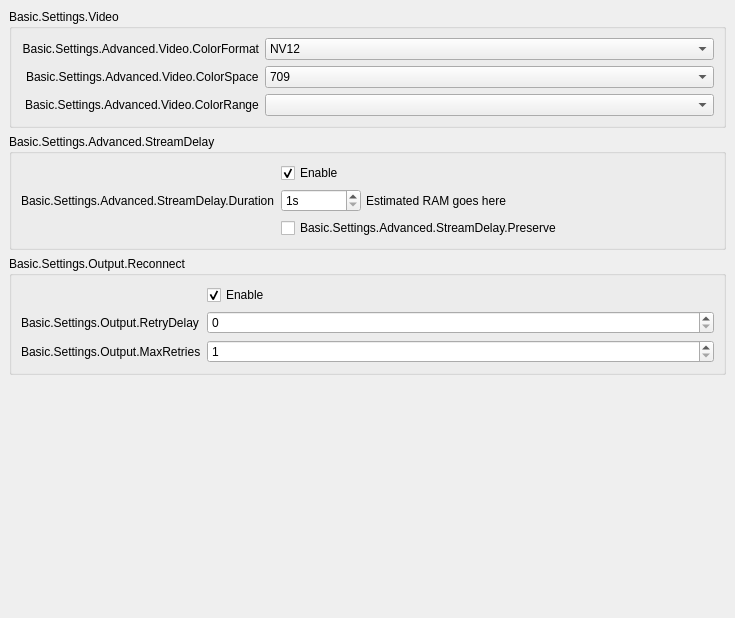
           <widget class="QWidget" name="scrollAreaWidgetContents">
            <property name="geometry">
             <rect>
              <x>0</x>
              <y>0</y>
              <width>735</width>
              <height>618</height>
             </rect>
            </property>
            <layout class="QVBoxLayout" name="verticalLayout_16">
             <property name="leftMargin">
              <number>0</number>
             </property>
             <property name="topMargin">
              <number>0</number>
             </property>
             <property name="rightMargin">
              <number>0</number>
             </property>
             <property name="bottomMargin">
              <number>9</number>
             </property>
             <item alignment="Qt::AlignTop">
              <widget class="QWidget" name="widget_11" native="true">
               <layout class="QVBoxLayout" name="verticalLayout_17">
                <item>
                 <widget class="QGroupBox" name="advancedVideoContainer">
                  <property name="title">
                   <string>Basic.Settings.Video</string>
                  </property>
                  <layout class="QFormLayout" name="formLayout_14">
                   <property name="fieldGrowthPolicy">
                    <enum>QFormLayout::AllNonFixedFieldsGrow</enum>
                   </property>
                   <property name="labelAlignment">
                    <set>Qt::AlignRight|Qt::AlignTrailing|Qt::AlignVCenter</set>
                   </property>
                   <item row="0" column="0">
                    <widget class="QLabel" name="label_30">
                     <property name="minimumSize">
                      <size>
                       <width>0</width>
                       <height>0</height>
                      </size>
                     </property>
                     <property name="text">
                      <string>Basic.Settings.Advanced.Video.ColorFormat</string>
                     </property>
                     <property name="alignment">
                      <set>Qt::AlignRight|Qt::AlignTrailing|Qt::AlignVCenter</set>
                     </property>
                    </widget>
                   </item>
                   <item row="0" column="1">
                    <widget class="QComboBox" name="colorFormat">
                     <item>
                      <property name="text">
                       <string notr="true">NV12</string>
                      </property>
                     </item>
                     <item>
                      <property name="text">
                       <string notr="true">I420</string>
                      </property>
                     </item>
                     <item>
                      <property name="text">
                       <string>I444</string>
                      </property>
                     </item>
                     <item>
                      <property name="text">
                       <string notr="true">RGB</string>
                      </property>
                     </item>
                    </widget>
                   </item>
                   <item row="2" column="0">
                    <widget class="QLabel" name="label_34">
                     <property name="text">
                      <string>Basic.Settings.Advanced.Video.ColorRange</string>
                     </property>
                    </widget>
                   </item>
                   <item row="2" column="1">
                    <widget class="QComboBox" name="colorRange"/>
                   </item>
                   <item row="1" column="0">
                    <widget class="QLabel" name="label_33">
                     <property name="text">
                      <string>Basic.Settings.Advanced.Video.ColorSpace</string>
                     </property>
                    </widget>
                   </item>
                   <item row="1" column="1">
                    <widget class="QComboBox" name="colorSpace">
                     <item>
                      <property name="text">
                       <string notr="true">709</string>
                      </property>
                     </item>
                     <item>
                      <property name="text">
                       <string notr="true">601</string>
                      </property>
                     </item>
                    </widget>
                   </item>
                  </layout>
                 </widget>
                </item>
                <item>
                 <widget class="QGroupBox" name="groupBox_5">
                  <property name="title">
                   <string>Basic.Settings.Advanced.StreamDelay</string>
                  </property>
                  <layout class="QFormLayout" name="formLayout_18">
                   <item row="0" column="1">
                    <widget class="QCheckBox" name="streamDelayEnable">
                     <property name="text">
                      <string>Enable</string>
                     </property>
                     <property name="checked">
                      <bool>true</bool>
                     </property>
                    </widget>
                   </item>
                   <item row="1" column="0">
                    <widget class="QLabel" name="label_56">
                     <property name="text">
                      <string>Basic.Settings.Advanced.StreamDelay.Duration</string>
                     </property>
                    </widget>
                   </item>
                   <item row="1" column="1">
                    <widget class="QWidget" name="widget_12" native="true">
                     <property name="enabled">
                      <bool>true</bool>
                     </property>
                     <layout class="QHBoxLayout" name="horizontalLayout_13">
                      <property name="spacing">
                       <number>5</number>
                      </property>
                      <property name="leftMargin">
                       <number>0</number>
                      </property>
                      <property name="topMargin">
                       <number>0</number>
                      </property>
                      <property name="rightMargin">
                       <number>0</number>
                      </property>
                      <property name="bottomMargin">
                       <number>0</number>
                      </property>
                      <item>
                       <widget class="QSpinBox" name="streamDelaySec">
                        <property name="enabled">
                         <bool>true</bool>
                        </property>
                        <property name="sizePolicy">
                         <sizepolicy hsizetype="Maximum" vsizetype="Fixed">
                          <horstretch>0</horstretch>
                          <verstretch>0</verstretch>
                         </sizepolicy>
                        </property>
                        <property name="minimumSize">
                         <size>
                          <width>80</width>
                          <height>0</height>
                         </size>
                        </property>
                        <property name="suffix">
                         <string notr="true">s</string>
                        </property>
                        <property name="minimum">
                         <number>1</number>
                        </property>
                        <property name="maximum">
                         <number>1800</number>
                        </property>
                       </widget>
                      </item>
                      <item>
                       <widget class="QLabel" name="streamDelayInfo">
                        <property name="text">
                         <string notr="true">Estimated RAM goes here</string>
                        </property>
                       </widget>
                      </item>
                     </layout>
                    </widget>
                   </item>
                   <item row="2" column="1">
                    <widget class="QCheckBox" name="streamDelayPreserve">
                     <property name="text">
                      <string>Basic.Settings.Advanced.StreamDelay.Preserve</string>
                     </property>
                    </widget>
                   </item>
                  </layout>
                 </widget>
                </item>
                <item>
                 <widget class="QGroupBox" name="groupBox_7">
                  <property name="title">
                   <string>Basic.Settings.Output.Reconnect</string>
                  </property>
                  <layout class="QFormLayout" name="formLayout_19">
                   <property name="fieldGrowthPolicy">
                    <enum>QFormLayout::AllNonFixedFieldsGrow</enum>
                   </property>
                   <item row="1" column="0">
                    <widget class="QLabel" name="label_17">
                     <property name="text">
                      <string>Basic.Settings.Output.RetryDelay</string>
                     </property>
                    </widget>
                   </item>
                   <item row="0" column="1">
                    <widget class="QCheckBox" name="reconnectEnable">
                     <property name="text">
                      <string>Enable</string>
                     </property>
                     <property name="checked">
                      <bool>true</bool>
                     </property>
                    </widget>
                   </item>
                   <item row="1" column="1">
                    <widget class="QSpinBox" name="reconnectRetryDelay">
                     <property name="maximum">
                      <number>30</number>
                     </property>
                    </widget>
                   </item>
                   <item row="2" column="0">
                    <widget class="QLabel" name="label_22">
                     <property name="text">
                      <string>Basic.Settings.Output.MaxRetries</string>
                     </property>
                    </widget>
                   </item>
                   <item row="2" column="1">
                    <widget class="QSpinBox" name="reconnectMaxRetries">
                     <property name="minimum">
                      <number>1</number>
                     </property>
                     <property name="maximum">
                      <number>10000</number>
                     </property>
                    </widget>
                   </item>
                  </layout>
                 </widget>
                </item>
                <item>
                 <widget class="QLabel" name="advancedMsg">
                  <property name="styleSheet">
                   <string notr="true">color: rgb(255, 0, 4);</string>
                  </property>
                  <property name="text">
                   <string notr="true"/>
                  </property>
                  <property name="wordWrap">
                   <bool>true</bool>
                  </property>
                 </widget>
                </item>
                <item>
                 <widget class="QLabel" name="advancedMsg2">
                  <property name="styleSheet">
                   <string notr="true">color: rgb(255, 0, 4);</string>
                  </property>
                  <property name="text">
                   <string notr="true"/>
                  </property>
                  <property name="wordWrap">
                   <bool>true</bool>
                  </property>
                 </widget>
                </item>
               </layout>
              </widget>
             </item>
            </layout>
           </widget>
